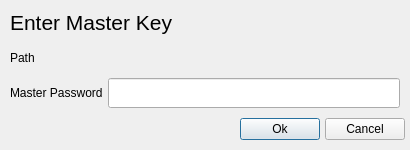
<?xml version="1.0" encoding="UTF-8"?>
<ui version="4.0">
 <class>DbOpener</class>
 <widget class="QDialog" name="DbOpener">
  <property name="geometry">
   <rect>
    <x>0</x>
    <y>0</y>
    <width>410</width>
    <height>150</height>
   </rect>
  </property>
  <property name="minimumSize">
   <size>
    <width>410</width>
    <height>150</height>
   </size>
  </property>
  <property name="maximumSize">
   <size>
    <width>411</width>
    <height>150</height>
   </size>
  </property>
  <property name="windowTitle">
   <string>Dialog</string>
  </property>
  <layout class="QVBoxLayout" name="verticalLayout_9">
   <property name="spacing">
    <number>5</number>
   </property>
   <property name="leftMargin">
    <number>0</number>
   </property>
   <property name="topMargin">
    <number>3</number>
   </property>
   <property name="rightMargin">
    <number>0</number>
   </property>
   <property name="bottomMargin">
    <number>3</number>
   </property>
   <item>
    <layout class="QVBoxLayout" name="headerLayout">
     <property name="spacing">
      <number>0</number>
     </property>
     <property name="sizeConstraint">
      <enum>QLayout::SizeConstraint::SetDefaultConstraint</enum>
     </property>
     <property name="leftMargin">
      <number>10</number>
     </property>
     <item>
      <widget class="QLabel" name="label">
       <property name="sizePolicy">
        <sizepolicy hsizetype="Minimum" vsizetype="Minimum">
         <horstretch>0</horstretch>
         <verstretch>0</verstretch>
        </sizepolicy>
       </property>
       <property name="minimumSize">
        <size>
         <width>0</width>
         <height>40</height>
        </size>
       </property>
       <property name="maximumSize">
        <size>
         <width>16777215</width>
         <height>35</height>
        </size>
       </property>
       <property name="font">
        <font>
         <pointsize>16</pointsize>
        </font>
       </property>
       <property name="text">
        <string>Enter Master Key</string>
       </property>
       <property name="alignment">
        <set>Qt::AlignmentFlag::AlignLeading|Qt::AlignmentFlag::AlignLeft|Qt::AlignmentFlag::AlignTop</set>
       </property>
      </widget>
     </item>
     <item>
      <widget class="QLabel" name="databasePathLabel">
       <property name="sizePolicy">
        <sizepolicy hsizetype="Minimum" vsizetype="Minimum">
         <horstretch>0</horstretch>
         <verstretch>0</verstretch>
        </sizepolicy>
       </property>
       <property name="minimumSize">
        <size>
         <width>400</width>
         <height>20</height>
        </size>
       </property>
       <property name="maximumSize">
        <size>
         <width>10</width>
         <height>20</height>
        </size>
       </property>
       <property name="text">
        <string>Path</string>
       </property>
      </widget>
     </item>
    </layout>
   </item>
   <item>
    <layout class="QGridLayout" name="gridLayout">
     <property name="leftMargin">
      <number>10</number>
     </property>
     <property name="rightMargin">
      <number>10</number>
     </property>
     <item row="0" column="1">
      <widget class="QLineEdit" name="passwordLine">
       <property name="minimumSize">
        <size>
         <width>0</width>
         <height>30</height>
        </size>
       </property>
      </widget>
     </item>
     <item row="0" column="0">
      <widget class="QLabel" name="label_2">
       <property name="minimumSize">
        <size>
         <width>0</width>
         <height>20</height>
        </size>
       </property>
       <property name="maximumSize">
        <size>
         <width>16777215</width>
         <height>20</height>
        </size>
       </property>
       <property name="text">
        <string>Master Password</string>
       </property>
      </widget>
     </item>
    </layout>
   </item>
   <item>
    <layout class="QHBoxLayout" name="footerLayout" stretch="0,0">
     <property name="leftMargin">
      <number>5</number>
     </property>
     <property name="rightMargin">
      <number>5</number>
     </property>
     <item>
      <spacer name="horizontalSpacer">
       <property name="orientation">
        <enum>Qt::Orientation::Horizontal</enum>
       </property>
       <property name="sizeHint" stdset="0">
        <size>
         <width>40</width>
         <height>20</height>
        </size>
       </property>
      </spacer>
     </item>
     <item>
      <layout class="QHBoxLayout" name="horizontalLayout_2">
       <item>
        <widget class="QPushButton" name="okButton">
         <property name="text">
          <string>Ok</string>
         </property>
        </widget>
       </item>
       <item>
        <widget class="QPushButton" name="cancelButton">
         <property name="text">
          <string>Cancel</string>
         </property>
        </widget>
       </item>
      </layout>
     </item>
    </layout>
   </item>
  </layout>
 </widget>
 <resources/>
 <connections/>
</ui>
